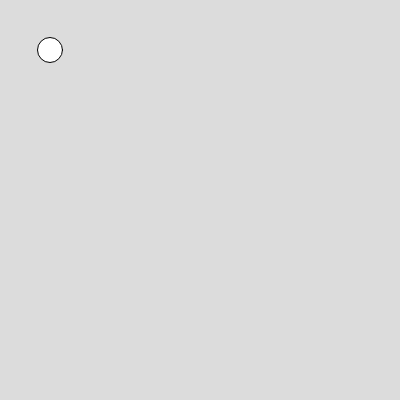
Frame 1 (no input)
Frame 60 (no input): identical to frame 1, image omitted
Frame 120 (the mouse pressed at the canvas centre since frame 60): identical to frame 1, image omitted

The p5.js sketch that drew this single still picture (run headless with seeded random() and noise() and a simulated clock; from frame 60 on, the mouse is pressed at the canvas centre):

// p5.js sketch
// ── sketch.js
let home = 55;
let incre = 1;

function setup() {
  createCanvas(400, 400);
  console, log(home)
}

function draw() {
  background(220);
  //circle(50,50,50)
  circle(50,50,25)
  incre = incre =1;
  console. log(incre)
}
